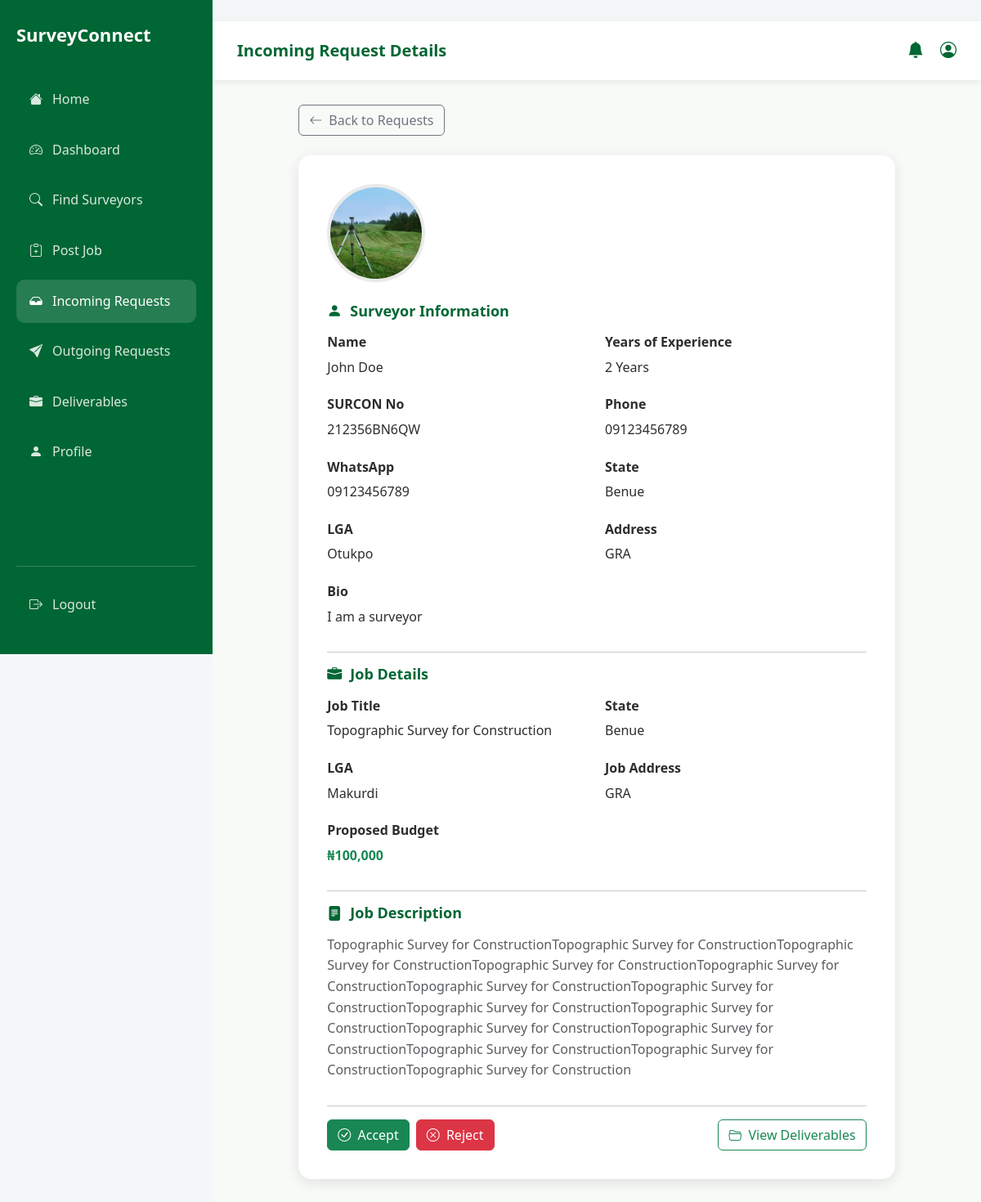
Page /client/incoming-request.php?id=2 (signed in) on the committed database.
### tables this page shows
CREATE TABLE IF NOT EXISTS `request_to_clients` (
  `id` int NOT NULL AUTO_INCREMENT,
  `job_id` int NOT NULL,
  `surveyor_profile_id` int NOT NULL,
  `client_profile_id` int NOT NULL,
  `request_status` enum('pending','accepted','rejected') NOT NULL DEFAULT 'pending',
  `created_at` timestamp NOT NULL DEFAULT CURRENT_TIMESTAMP,
  PRIMARY KEY (`id`),
  KEY `fk_rtc_job` (`job_id`),
  KEY `fk_rtc_surveyor` (`surveyor_profile_id`),
  KEY `fk_rtc_client` (`client_profile_id`)
);

CREATE TABLE IF NOT EXISTS `surveyors_profile` (
  `id` int NOT NULL AUTO_INCREMENT,
  `account_id` int NOT NULL,
  `first_name` varchar(100) NOT NULL,
  `surname` varchar(100) NOT NULL,
  `other_names` varchar(100) DEFAULT NULL,
  `phone_number` varchar(20) NOT NULL,
  `whatsapp_number` varchar(20) NOT NULL,
  `years_of_experience` int NOT NULL,
  `bio` text NOT NULL,
  `state` varchar(100) NOT NULL,
  `lga` varchar(100) NOT NULL,
  `address` text NOT NULL,
  `profile_image` varchar(255) NOT NULL,
  `id_type` varchar(50) NOT NULL,
  `id_document` varchar(255) NOT NULL,
  `surcon_number` varchar(50) NOT NULL,
  `specialization` enum('Land & Boundary Survey','Engineering Survey','Topographic Survey','Cadastral Survey','Hydrographic Survey','GIS Survey') NOT NULL,
  `verification_status` enum('pending','verified','rejected') NOT NULL DEFAULT 'pending',
  `verified_at` datetime NOT NULL DEFAULT CURRENT_TIMESTAMP,
  `created_at` datetime NOT NULL DEFAULT CURRENT_TIMESTAMP,
  `updated_at` datetime NOT NULL DEFAULT CURRENT_TIMESTAMP ON UPDATE CURRENT_TIMESTAMP,
  `rating` decimal(2,1) NOT NULL DEFAULT '0.0',
  `reviews_count` int NOT NULL DEFAULT '0',
  PRIMARY KEY (`id`),
  KEY `fk_surveyor_user` (`account_id`)
);

CREATE TABLE IF NOT EXISTS `jobs` (
  `id` int NOT NULL AUTO_INCREMENT,
  `client_profile_id` int NOT NULL,
  `job_title` varchar(255) NOT NULL,
  `job_description` text NOT NULL,
  `proposed_budget` varchar(100) NOT NULL,
  `job_state` varchar(100) NOT NULL,
  `job_lga` varchar(100) NOT NULL,
  `job_address` text NOT NULL,
  `job_status` enum('available','taken','completed') NOT NULL DEFAULT 'available',
  `created_at` datetime NOT NULL DEFAULT CURRENT_TIMESTAMP,
  PRIMARY KEY (`id`),
  KEY `fk_jobs_client` (`client_profile_id`)
);

### models/ClientProfile.php (called while the page is built, shortened)
<?php
class ClientProfile{
    public function getClientProfileByAccountId($account_id, $pdo){
        $sql = "SELECT * FROM clients_profile WHERE account_id = ?";
        $stmt = $pdo->prepare($sql);
        $stmt->execute([$account_id]);
        $client_profile = $stmt->fetch(PDO::FETCH_ASSOC);
        return $client_profile;
    }
}

### models/Request.php (called while the page is built, shortened)
<?php
class Request{
    public function getClientIncomingRequestById($request_id, $client_profile_id, $pdo){
        $sql = "SELECT r.*, r.id as rtc_table_id, s.*, s.id as sp_table_id, a.email, j.*, j.id as job_table_id
                FROM request_to_clients r
                LEFT JOIN surveyors_profile s ON r.surveyor_profile_id = s.id
                LEFT JOIN accounts a ON s.account_id = a.id
                LEFT JOIN jobs j ON r.job_id = j.id
                WHERE r.id = ? AND r.client_profile_id = ?";
        $stmt = $pdo->prepare($sql);
        $stmt->execute([$request_id, $client_profile_id]);
        $request = $stmt->fetch(PDO::FETCH_ASSOC);
        return $request;
    }
}

### client/incoming-request.php (the view, shortened to what this page needs)
<?php
require_once "../config/db-connect.php";
require_once "../models/ClientProfile.php";
require_once "../models/Request.php";
$account_id = $_SESSION['id'];
$clientProfileModel = new ClientProfile();
$profile = $clientProfileModel->getClientProfileByAccountId($account_id, $pdo);
$client_profile_id = $profile['id'];
$request_id = (int) $_GET['id'];
$requestModel = new Request();
$request = $requestModel->getClientIncomingRequestById(
    $request_id,
    $client_profile_id,
    $pdo
);
?>
<!DOCTYPE html>
<html lang="en">
<head>
  <link href="https://cdn.jsdelivr.net/npm/bootstrap@5.3.2/dist/css/bootstrap.min.css" rel="stylesheet">
  <link rel="stylesheet" href="https://cdn.jsdelivr.net/npm/bootstrap-icons@1.11.3/font/bootstrap-icons.min.css">
  <link rel="stylesheet" href="../assets/css/style.css">
</head>
<body>
  <?php include "../components/clientSidebar.php"; ?>
  <div class="surveyor-main">
    <nav class="surveyor-topbar">
      <div class="d-flex align-items-center gap-3">
        <strong>Incoming Request Details</strong>
      </div>
      <div class="topbar-actions">
        <i class="bi bi-bell-fill"></i>
        <i class="bi bi-person-circle"></i>
      </div>
    </nav>
    <div class="dashboard-content">
      <div class="row justify-content-center">
        <div class="col-lg-10">
          <a href="incoming-requests.php" class="btn btn-outline-secondary mb-4">
            <i class="bi bi-arrow-left me-2"></i>Back to Requests
          </a>
          <div class="request-detail-card">
            <img src="../assets/images/Sconnect 2.jpeg" alt="Job" class="job-image">
            <div class="detail-section">
              <h3 class="detail-section-title">
                <i class="bi bi-person-fill"></i> Surveyor Information
              </h3>
              <div class="detail-grid">
                <div class="detail-item">
                  <strong>Name</strong>
                  <span><?= htmlspecialchars($request['first_name'] . ' ' . $request['surname']) ?></span>
                </div>
                <div class="detail-item">
                  <strong>Years of Experience</strong>
                  <span><?= (int) $request['years_of_experience'] ?> Years</span>
                </div>
                <div class="detail-item">
                  <strong>SURCON No</strong>
                  <span><?= htmlspecialchars($request['surcon_number']) ?></span>
                </div>
                <div class="detail-item">
                  <strong>Phone</strong>
                  <span><?= htmlspecialchars($request['phone_number']) ?></span>
                </div>
                <div class="detail-item">
                  <strong>WhatsApp</strong>
                 <span><?= htmlspecialchars($request['whatsapp_number']) ?></span>
                </div>
                <div class="detail-item">
                  <strong>State</strong>
                  <span><?= htmlspecialchars($request['state']) ?></span>
                </div>
                <div class="detail-item">
                  <strong>LGA</strong>
                 <span><?= htmlspecialchars($request['lga']) ?></span>
                </div>
                <div class="detail-item">
                  <strong>Address</strong>
                  <span><?= htmlspecialchars($request['address']) ?></span>
                </div>
                <div class="detail-item" style="grid-column: 1 / -1;">
                  <strong>Bio</strong>
                  <span><?= htmlspecialchars($request['bio']) ?></span>
                </div>
              </div>
            </div>
            <hr>
            <div class="detail-section">
              <h3 class="detail-section-title">
                <i class="bi bi-briefcase-fill"></i> Job Details
              </h3>
              <div class="detail-grid">
                <div class="detail-item">
                  <strong>Job Title</strong>
                  <span><?= htmlspecialchars($request['job_title']) ?></span>
                </div>
                <div class="detail-item">
                  <strong>State</strong>
                  <span><?= htmlspecialchars($request['job_state']) ?></span>
                </div>
                <div class="detail-item">
                  <strong>LGA</strong>
                  <span><?= htmlspecialchars($request['job_lga']) ?></span>
                </div>
                <div class="detail-item">
                  <strong>Job Address</strong>
                 <span><?= htmlspecialchars($request['job_address']) ?></span>
                </div>
                <div class="detail-item">
                  <strong>Proposed Budget</strong>
                 <span class="text-success fw-bold">
                    ₦<?= number_format($request['proposed_budget']) ?>
                 </span>
                </div>
              </div>
            </div>
            <hr>
            <div class="detail-section">
              <h3 class="detail-section-title">
                <i class="bi bi-file-text-fill"></i> Job Description
              </h3>
              <p class="text-muted">
                <?= nl2br(htmlspecialchars($request['job_description'])) ?>
              </p>
            </div>
            <hr>
            <div class="d-flex justify-content-between align-items-center">
              <div class="d-flex gap-2">
                <form method="post" class="d-flex gap-2">
                  <button type="submit" name="action" value="accepted" class="btn btn-success">
                    <i class="bi bi-check-circle me-1"></i> Accept
                  </button>
                  <button type="submit" name="action" value="rejected" class="btn btn-danger">
                    <i class="bi bi-x-circle me-1"></i> Reject
                  </button>
                </form>
              </div>
              <button class="btn btn-outline-success" data-bs-toggle="modal" data-bs-target="#deliverableModal">
                <i class="bi bi-folder2-open me-1"></i> View Deliverables
              </button>
            </div>
          </div>
        </div>
      </div>
    </div>
  </div>
</body>
</html>

### rows in the picture
request_to_clients: surveyor_profile.surname "John Doe", surveyor_profile.years_of_experience "2", surveyor_profile.surcon_number "212356BN6QW", surveyor_profile.phone_number "09123456789", surveyor_profile.whatsapp_number "09123456789", surveyor_profile.state "Benue", surveyor_profile.lga "Otukpo", surveyor_profile.address "GRA", surveyor_profile.bio "I am a surveyor", job.job_title "Topographic Survey for Construction", job.job_state "Benue", job.job_lga "Makurdi", job.job_address "GRA", job.proposed_budget "100,000", job.job_description "Topographic Survey for ConstructionTopographic Survey for ConstructionTopographic Survey for ConstructionTopographic Survey for ConstructionTopographic Survey for ConstructionTopographic Survey for ConstructionTopographic Survey for ConstructionTopographic Survey for ConstructionTopographic Survey for ConstructionTopographic Survey for ConstructionTopographic Survey for ConstructionTopographic Survey for ConstructionTopographic Survey for ConstructionTopographic Survey for Construction"
